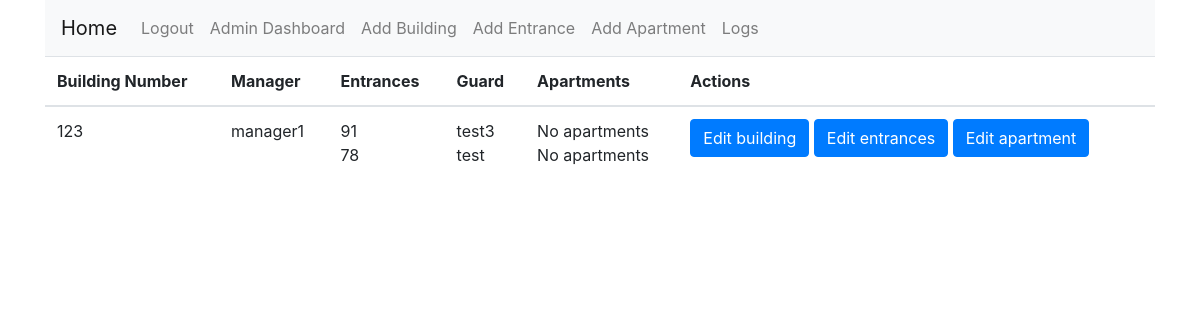
The page /admin-dashboard (signed in) on the database as committed earlier.
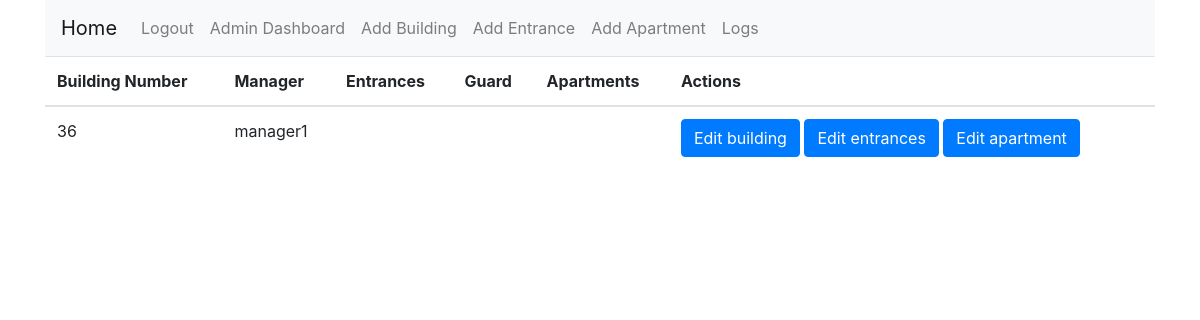
The same page on the database as committed later.
### home_security/models.py (models this page shows, shortened)
class Building(models.Model):
    number = models.PositiveIntegerField(validators=[MinValueValidator(1)])
    manager = models.ForeignKey(
        User, on_delete=models.SET_NULL, null=True, related_name="managed_buildings"
    )

class User(AbstractUser):
    ADMIN = 1
    MANAGER = 2
    GUARD = 3
    ROLE_CHOICES = (
        (ADMIN, "Administrator"),
        (MANAGER, "Manager"),
        (GUARD, "Guard"),
    )
    role = models.PositiveSmallIntegerField(choices=ROLE_CHOICES, blank=True, null=True)
    def is_admin(self):
        return self.role == self.ADMIN
    def is_manager(self):
        return self.role == self.MANAGER
    def is_guard(self):
        return self.role == self.GUARD

class Entrance(models.Model):
    building = models.ForeignKey(
        Building, on_delete=models.CASCADE, related_name="entrances"
    )
    number = models.PositiveIntegerField(validators=[MinValueValidator(1)])
    guard = models.ForeignKey(
        User, on_delete=models.SET_NULL, null=True, related_name="guarded_entrances"
    )

### home_security/views.py (the view, shortened to what this page needs)
# urls.py: path("admin-dashboard", views.dashboard_admin, name="dashboard-admin"),
@login_required
def dashboard_admin(request):
    if request.user.is_admin():
        buildings = Building.objects.all().prefetch_related("entrances__apartments")
    elif request.user.is_manager():
        buildings = Building.objects.filter(manager=request.user).prefetch_related(
            "entrances__apartments"
        )
    context = {
        "buildings": buildings,
        "is_guard": not (request.user.is_admin() or request.user.is_manager()),
        "guarded_entrances": (
            guarded_entrances
            if not (request.user.is_admin() or request.user.is_manager())
            else None
        ),
    }
    return render(request, "dashboard.html", context)

### templates/dashboard.html (shortened to what this page needs)
{% extends 'base.html' %}
{% block content %}
{% include '_navbar.html' %}
<table class="table">
    <thead>
        <tr>
            <th>Building Number</th>
            <th>Manager</th>
            <th>Entrances</th>
            <th>Guard</th>
            <th>Apartments</th>
            {% if not is_guard %}
            <th>Actions</th>
            {% endif %}
        </tr>
    </thead>
    <tbody>
        {% if is_guard %}
            {% for entrance in guarded_entrances %}
            <tr>
                <td>{{ entrance.building.number }}</td>
                <td>{% if entrance.building.manager %}{{ entrance.building.manager.username }}{% else %}None{% endif %}</td>
                <td>{{ entrance.number }}</td>
                <td>{{ request.user.username }}</td>
                <td>
                    {% if entrance.apartments.exists %}
                        {% for apartment in entrance.apartments.all %}
                            {{ apartment.number }}{% if not forloop.last %}, {% endif %}
                        {% endfor %}
                    {% else %}
                        No apartments
                    {% endif %}
                </td>
                <td>
                </td>
            </tr>
            {% endfor %}
        {% else %}
            {% for building in buildings %}
            <tr>
                <td>{{ building.number }}</td>
                <td>{% if building.manager %}{{ building.manager.username }}{% else %}None{% endif %}</td>
                <td>
                    <ul class="list-unstyled">
                        {% for entrance in building.entrances.all %}
                        <li>{{ entrance.number }}</li>
                        {% endfor %}
                    </ul>
                </td>
                <td>
                    <ul class="list-unstyled">
                        {% for entrance in building.entrances.all %}
                        <li>{% if entrance.guard %}{{ entrance.guard.username }}{% else %}None{% endif %}</li>
                        {% endfor %}
                    </ul>
                </td>
                <td>
                    <ul class="list-unstyled">
                        {% for entrance in building.entrances.all %}
                        <li>
                            {% if entrance.apartments.exists %}
                                {% for apartment in entrance.apartments.all %}
                                    {{ apartment.number }}{% if not forloop.last %}, {% endif %}
                                {% endfor %}
                            {% else %}
                                No apartments
                            {% endif %}
                        </li>
                        {% endfor %}
                    </ul>
                </td>
                <td>
                    {% if user.is_admin %}
                    <a href="{% url 'edit-building' building.number %}" class="btn btn-primary mb-1">Edit building</a>
                    <a href="{% url 'edit-entrance' building.number %}" class="btn btn-primary mb-1">Edit entrances</a>
                    <a href="{% url 'edit-apartment' building.number %}" class="btn btn-primary mb-1">Edit apartment</a>
                    {% elif user.is_manager %}
                    <a href="{% url 'edit-entrance' building.number %}" class="btn btn-primary mb-1">Edit entrances</a>
                    {% endif %}
                </td>
            </tr>
            {% endfor %}
        {% endif %}
    </tbody>
</table>
{% endblock content %}

### templates/base.html (shortened to what this page needs)
<!DOCTYPE html>
<html>
  <head>
    <link
      rel="stylesheet"
      href="https://stackpath.bootstrapcdn.com/bootstrap/4.5.2/css/bootstrap.min.css"
    />
  </head>
  <body>
    <div class="container">{% block content %} {% endblock content %}</div>
  </body>
</html>

### templates/_navbar.html (shortened to what this page needs)
<nav class="navbar navbar-expand-lg navbar-light bg-light">
    <a class="navbar-brand" href="{% url 'home' %}">Home</a>
    <div class="collapse navbar-collapse" id="navbarNav">
        <ul class="navbar-nav">
            <li class="nav-item">
                <a class="nav-link" href="{% url 'logout' %}">Logout</a>
            </li>
            {% if user.is_admin %}
            <li class="nav-item">
                <a class="nav-link" href="{% url 'dashboard-admin' %}">Admin Dashboard</a>
            </li>
            <li class="nav-item">
                <a class="nav-link" href="{% url 'add-building' %}">Add Building</a>
            </li>
            <li class="nav-item">
                <a class="nav-link" href="{% url 'add-entrance' %}">Add Entrance</a>
            </li>
            <li class="nav-item">
                <a class="nav-link" href="{% url 'add-apartment' %}">Add Apartment</a>
            </li>
            <li class="nav-item">
                <a class="nav-link" href="{% url 'event-log' %}">Logs</a>
            </li>
            {% endif %}
        </ul>
    </div>
</nav>

Rows that differ between the two databases and show on the page:
removed Building: number "123", manager.username "manager1"
removed Entrance: number "91", guard.username "test3", shows "No apartments"
removed Entrance: number "78", guard.username "test", shows "No apartments"
added Building: number "36", manager.username "manager1"
